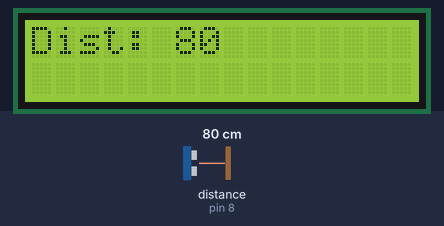
The sketch below on a simulated Arduino Uno, built with avr-gcc and run on an emulated ATmega328P. Shown: 16×2 character LCD. The test bench sets the inputs (shaded band); at power-on: distance to the obstacle (sensor on pin 8) 80 cm. The echo pulse lasts 58.3 µs per cm.

Above: at 1.2 s.
1.3 s: distance to the obstacle (sensor on pin 8) set to 2 cm
At 2.3 s:
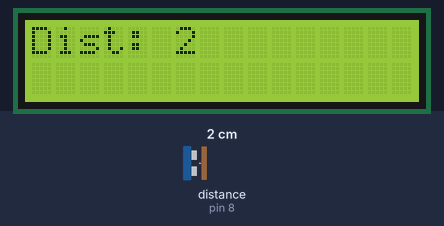
5.4 s: distance to the obstacle (sensor on pin 8) set to 4 cm
At 6.9 s:
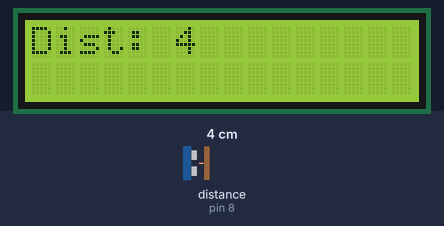
8.6 s: distance to the obstacle (sensor on pin 8) set to 9 cm
At 9.9 s:
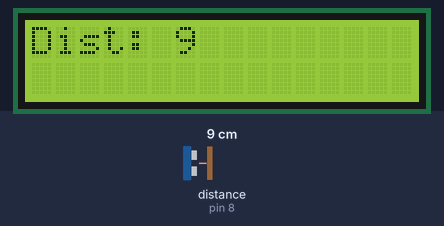
Timing chart, 0 to 11.6 s (numbered marks = the images above; inputs shaded):
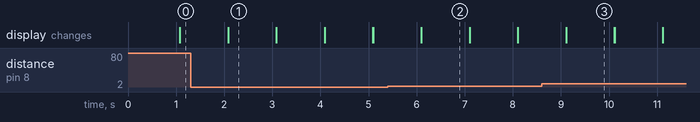

The sketch:

Ultrasonic_Test.ino
```cpp
#include <Ultrasonic.h>
#include <LiquidCrystal.h>

#define Echo 8
#define Trig 9
#define Threshold 50

//Distance Sensor Object
Ultrasonic ultrasonic(Trig, Echo);
int distance;

#define RS 2
#define EN 3
LiquidCrystal lcd(RS, EN, 4, 5, 6, 7);

int x = 0;
int n;
unsigned char counter = 0;

int readDistance() {
  int aggregate = 0;
  n = 20;
  float temp = 31.2;

//  for(counter = 0 ; counter < n ; counter ++){
//    x = ultrasonic.read();
//    aggregate += x;
//    delayMicroseconds(5);
//  }
//   return aggregate/counter;

  return ultrasonic.read();
}

void setup () {
  lcd.begin(16,2);
  digitalWrite(10, HIGH);
}

void loop(){
  lcd.setCursor(0, 0);
  lcd.print("Dist: ");
  lcd.print(ultrasonic.read());
  delay(1000);
  lcd.clear();
}
```

Measured:
- after the input at 1.3 s, the display: first differs from a run without the input after 0.78 s (image 1)
- after the input at 5.4 s, the display: first differs from a run without the input after 0.70 s (image 2)
- after the input at 8.6 s, the display: first differs from a run without the input after 0.51 s (image 3)
- what the display in image 1 shows lasts 1.0 s, from 2.1 s to 3.1 s
